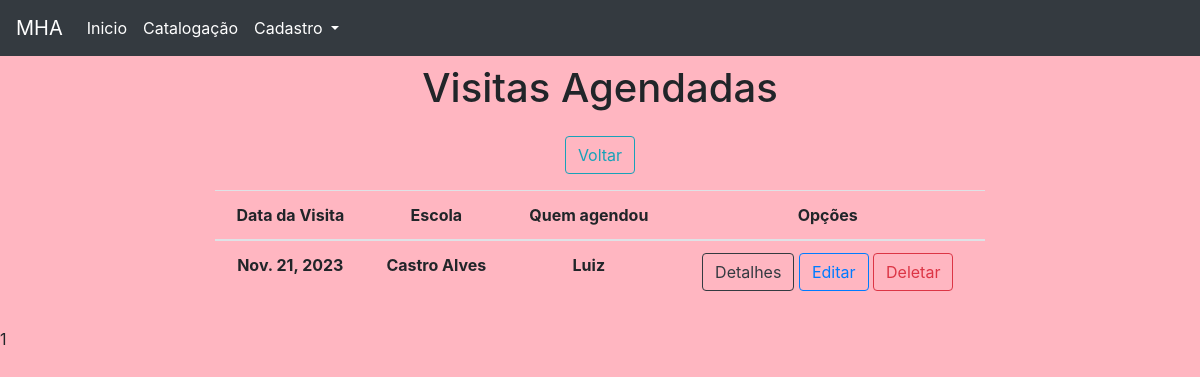
The page /cadastrovisitas/agendadas/ on the database its author committed.
### cadastro/models.py (models this page shows, shortened)
class AgendaVisita(models.Model):
    data_visita = models.DateField()
    nome_escola = models.ForeignKey('cadastro.Escola', verbose_name='Escola', on_delete=models.CASCADE)
    nome_funcionario = models.ForeignKey('cadastro.Funcionario', verbose_name='Funcionário', on_delete=models.CASCADE)
    qtd_pessoas = models.IntegerField()
    responsavel_agendamento = models.CharField('Responsável', max_length=100)
    turma = models.CharField('Turma', max_length=45)

class Escola(models.Model):
    nome_escola = models.CharField('Escola', max_length=100)
    telefone_escola = models.CharField('Telefone', max_length=9)
    nome_responsavel = models.CharField('Responsavel', max_length=50)
    def __str__(self):
        return self.nome_escola

### cadastro/views.py (the view)
# urls.py: path('cadastrovisitas/agendadas/', views.agendadas, name='agendada'),
def agendadas(request):
    data = {}
    all = AgendaVisita.objects.all()
    paginator = Paginator(all, 10)
    pages = request.GET.get('page')
    data['db'] = paginator.get_page(pages)
    return render(request, 'agendadas.html', data)

### cadastro/templates/agendadas.html (shortened to what this page needs)
<!DOCTYPE html>
<html lang="pt-br">
<head>
    <link rel="stylesheet" href="https://stackpath.bootstrapcdn.com/bootstrap/4.1.3/css/bootstrap.min.css">
</head>
<body>
<nav class="navbar navbar-expand-lg navbar-dark bg-dark">
  <a class="navbar-brand" href="#">MHA</a>
  <div class="collapse navbar-collapse" id="navbarNavDropdown">
    <ul class="navbar-nav">
      <li class="nav-item active">
        <a class="nav-link" href="/">Inicio</a>
      </li>
      <li class="nav-item active">
        <a class="nav-link" href="/catalogacao/">Catalogação</a>
      </li>
        <li class="nav-item dropdown active">
        <a class="nav-link dropdown-toggle" href="#" id="navbarDropdownMenuLink" data-toggle="dropdown" aria-haspopup="true" aria-expanded="false">
          Cadastro
        </a>
      </li>
    </ul>
  </div>
</nav>
    <div class="col-8 m-auto pt-2 pb-2 text-center">
        <h1>Visitas Agendadas</h1>
    </div>
    <div class="col-8 m-auto pt-2 pb-2 text-center">
        <a href="/cadastrovisitas" class="btn btn-outline-info">Voltar</a>
    </div>
    <div class="col-8 m-auto pt-2 pb-2 text-center">
        <table class="table">
  <thead class="thead-outline-light">
    <tr>
        <th scope="col">Data da Visita</th>
      <th scope="col">Escola</th>
      <th scope="col">Quem agendou</th>
        <th scope="col">Opções</th>
    </tr>
    </thead>
    <tbody>
    {% for dbs in db %}
        <tr>
            <th>{{dbs.data_visita}}</th>
            <th>{{dbs.nome_escola}}</th>
            <th>{{dbs.responsavel_agendamento}}</th>
            <td>
            <a href="/view/{{dbs.id}}/" class="btn btn-outline-dark">Detalhes</a>
            <a href="/edit/{{dbs.id}}/" class="btn btn-outline-primary">Editar</a>
            <a href="/delete/{{dbs.id}}/" class="btn btn-outline-danger btnDel">Deletar</a>
        </td>
        </tr>
        {% endfor %}
            </tbody>
    </table>
    </div>
<div class="pagination">
        {{db.number}}
    </div>
    {% load static %}
</body>
</html>

### cadastro/templates/agendadas.html (style rules this page uses)
body { background-color: #FFB6C1 }

### rows shown on the page
AgendaVisita: data_visita "Nov. 21, 2023", nome_escola "Castro Alves", responsavel_agendamento "Luiz"

### other values the page prints
{{ db.number }} "1"
